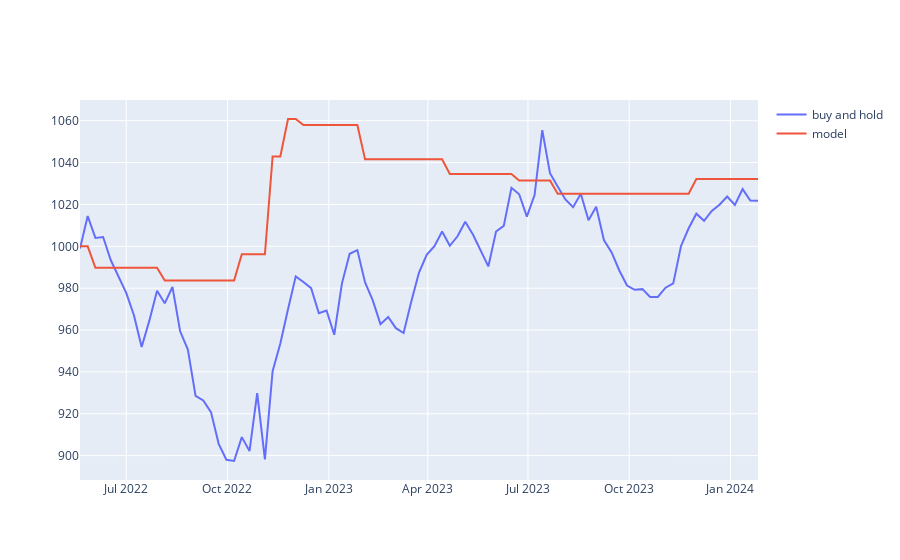

Here is the notebook cell this chart was saved with:
### Markdown cell above
# Visualization

### Code cell
fig = go.Figure()
fig.add_trace(go.Scatter(x = df.index, y = net_worth_list_benchmark,mode='lines',name = 'buy and hold'))
fig.add_trace(go.Scatter(x = df.index, y = net_worth_list,mode='lines',name = 'model'))

fig.show()
